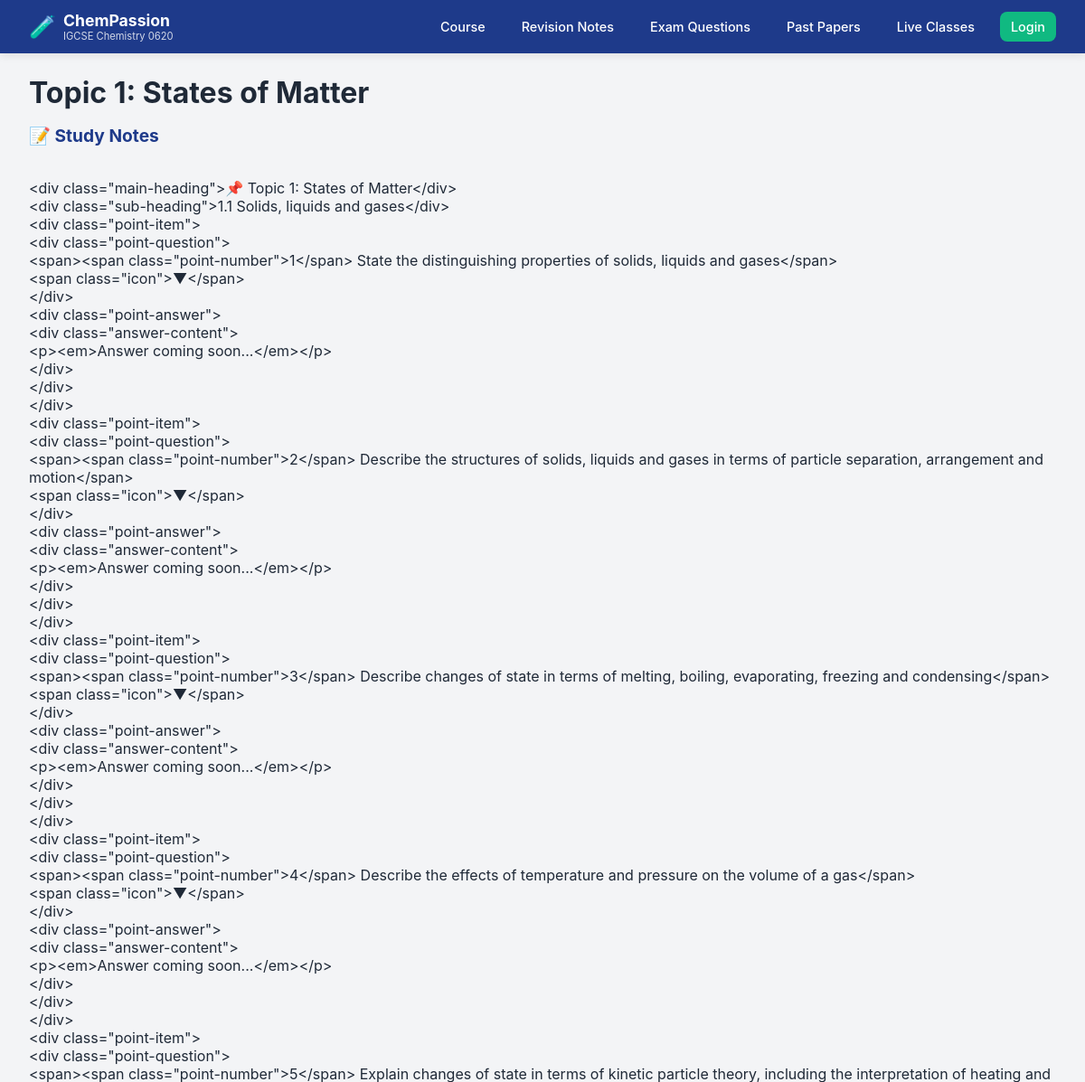
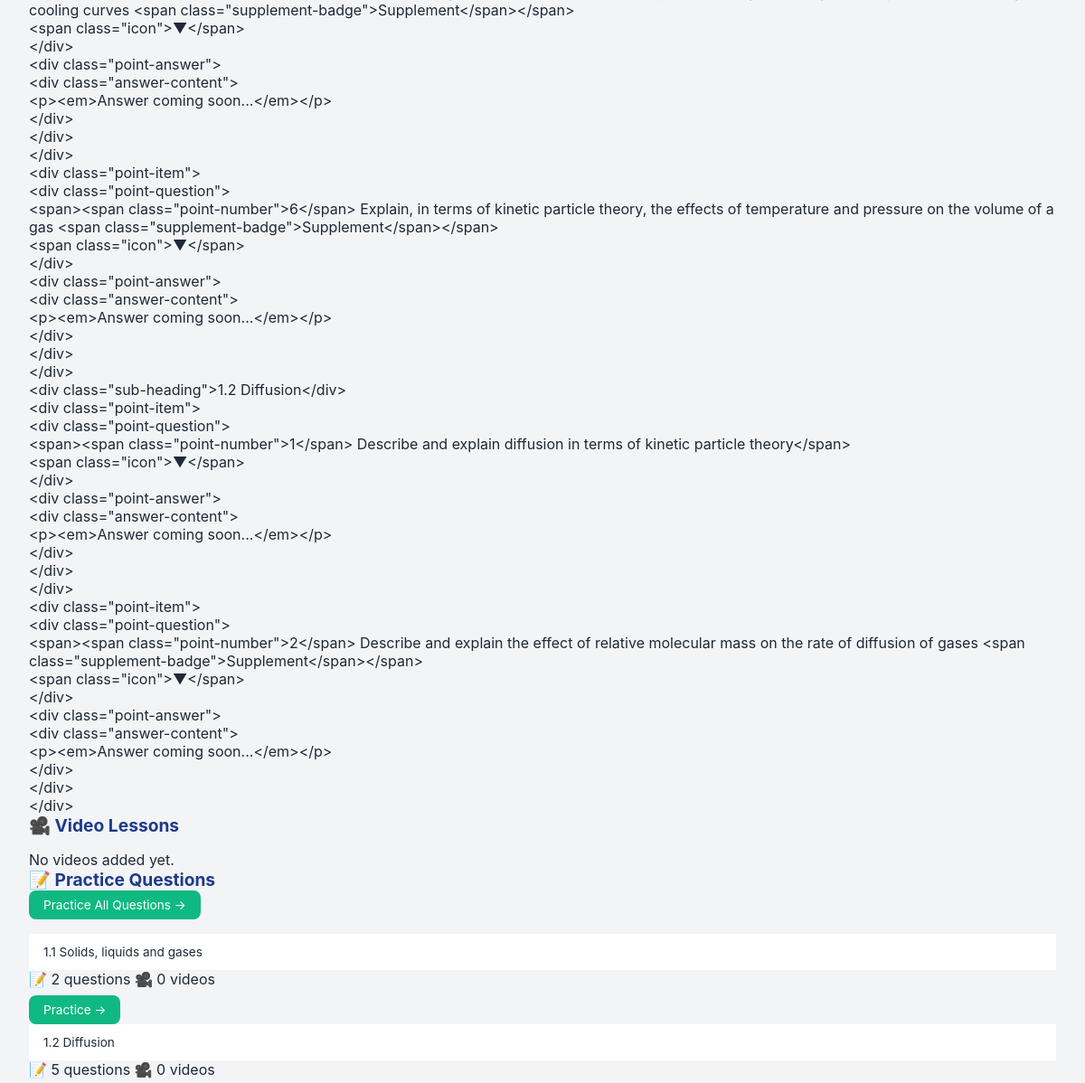
Page /topic/1/ (upper part) on the earlier database version (2 pictures, top to bottom).
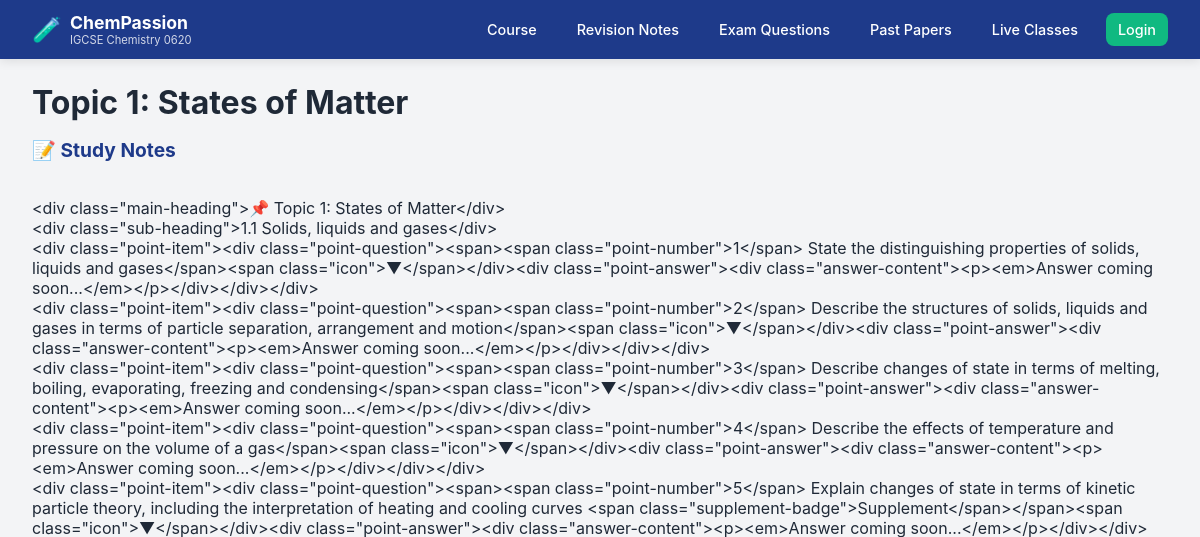
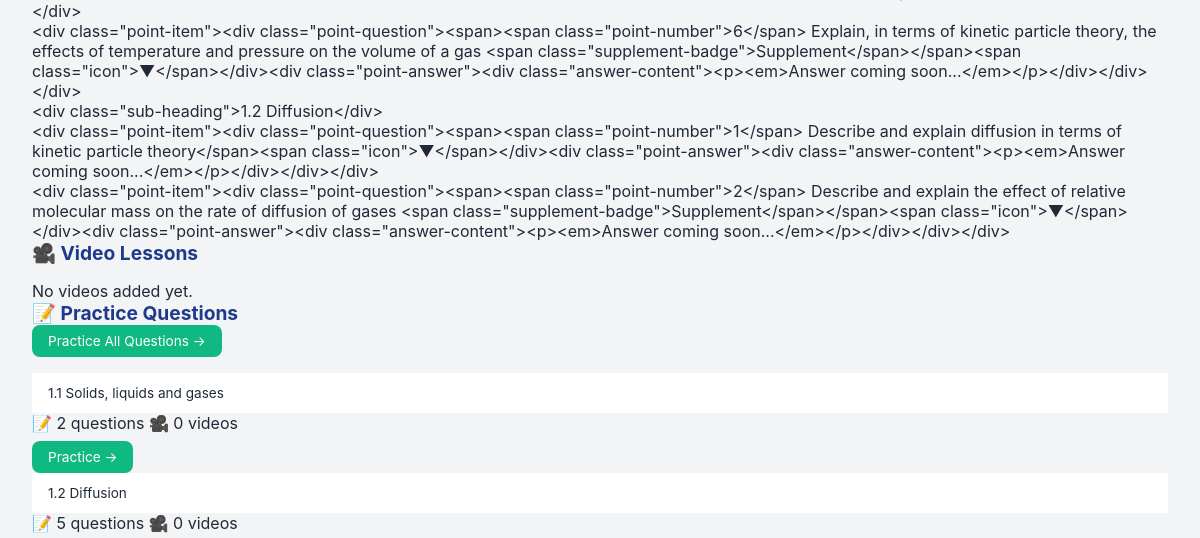
Same page on the later database version (2 pictures, top to bottom).
### pastpapers/models.py (models this page shows, shortened)
class Topic(models.Model):
    code = models.CharField(max_length=10, help_text="e.g., 1.1, 2.3")
    name = models.CharField(max_length=200, help_text="e.g., States of Matter")
    description = models.TextField(blank=True)
    order = models.IntegerField(default=0)
    class Meta:
        ordering = ['order', 'code']

class TopicNote(models.Model):
    topic = models.OneToOneField(Topic, on_delete=models.CASCADE, related_name='notes')
    content = models.TextField(help_text="Write notes in markdown or HTML format")
    pdf_file = models.FileField(upload_to='notes/', blank=True, null=True)
    updated_at = models.DateTimeField(auto_now=True)

class Subtopic(models.Model):
    topic = models.ForeignKey(Topic, on_delete=models.CASCADE, related_name='subtopics')
    name = models.CharField(max_length=200)
    explanation = models.TextField(blank=True)
    video_url = models.URLField(blank=True, null=True, help_text="YouTube video link")
    order = models.IntegerField(default=0)
    class Meta:
        ordering = ['order']

### pastpapers/views.py (the view)
# urls.py: path('topic/<int:topic_id>/', views.topic_detail, name='topic_detail'),
def topic_detail(request, topic_id):
    topic = get_object_or_404(Topic, id=topic_id)
    subtopics = topic.subtopics.all().order_by('order')
    for subtopic in subtopics:
        subtopic.question_count = subtopic.question_set.count()
    context = {
        'topic': topic,
        'subtopics': subtopics,
    }
    return render(request, 'pastpapers/topic_detail.html', context)

### pastpapers/context_processors.py (called while the page is built)
def topics_processor(request):
    try:
        topics = Topic.objects.all().order_by('order')
        for topic in topics:
            topic.question_count = topic.question_set.count()
            topic.subtopic_count = topic.subtopics.count()
        return {'topics': topics}
    except:
        return {'topics': []}

### pastpapers/templates/pastpapers/topic_detail.html (shortened to what this page needs)
{% extends 'pastpapers/base.html' %}
{% block content %}
<div class="section-header">
    <h1>Topic {{ topic.code }}: {{ topic.name }}</h1>
</div>
<div class="section-header">
    <h2>📝 Study Notes</h2>
</div>
<div class="notes-container">
    {% if topic.notes %}
        <div class="notes-content">
            {{ topic.notes.content|linebreaks }}
        </div>
    {% else %}
        <p>Study notes coming soon!</p>
    {% endif %}
</div>
<div class="section-header">
    <h2>🎥 Video Lessons</h2>
</div>
<div class="video-grid">
    {% for video in videos %}
    <div class="video-card">
        <iframe src="https://www.youtube.com/embed/{{ video.youtube_url|slice:'-11:' }}" allowfullscreen></iframe>
        <div class="video-info">
            <div class="video-title">{{ video.title }}</div>
            <div style="font-size: 0.85rem; color: #666;">Duration: {{ video.duration|default:"N/A" }}</div>
        </div>
    </div>
    {% empty %}
    <p>No videos added yet.</p>
    {% endfor %}
</div>
<div class="section-header">
    <h2>📝 Practice Questions</h2>
    <a href="{% url 'topic_practice' topic.id %}" class="btn">Practice All Questions →</a>
</div>
<div class="topic-grid">
    {% for subtopic in subtopics %}
    <div class="topic-card">
        <div class="topic-header">{{ subtopic.name }}</div>
        <div class="topic-content">
            <div class="topic-stats">
                <span>📝 {{ subtopic.question_count }} questions</span>
                <span>🎥 {{ subtopic.videos.count }} videos</span>
            </div>
            <a href="{% url 'subtopic_practice' subtopic.id %}" class="btn" style="margin-top: 0.5rem;">Practice →</a>
        </div>
    </div>
    {% endfor %}
</div>
{% endblock %}

### pastpapers/templates/pastpapers/base.html (shortened to what this page needs)
<!DOCTYPE html>
<html lang="en">
<head>
</head>
<body>
    <header class="header">
        <div class="header-content">
            <div class="logo">
                <div class="logo-icon">🧪</div>
                <div class="logo-text">
                    <h1>ChemPassion</h1>
                    <p>IGCSE Chemistry 0620</p>
                </div>
            </div>
            <nav class="nav">
                <a href="{% url 'home' %}" class="{% if request.path == '/' %}active{% endif %}">Course</a>
                <a href="{% url 'revision_notes' %}">Revision Notes</a>
                <a href="{% url 'exam_questions' %}">Exam Questions</a>
                <a href="{% url 'past_papers' %}">Past Papers</a>
                <a href="{% url 'live_classes' %}">Live Classes</a>
                {% if user.is_authenticated %}
                    <a href="{% url 'dashboard' %}">Dashboard</a>
                    <a href="{% url 'profile' %}">{{ user.username }}</a>
                    <a href="{% url 'logout' %}" class="btn-login">Logout</a>
                {% else %}
                    <a href="{% url 'login' %}" class="btn-login">Login</a>
                {% endif %}
            </nav>
        </div>
    </header>
    <div class="main-layout">
        <main class="content">
            {% block content %}{% endblock %}
        </main>
    </div>
</body>
</html>

### pastpapers/templates/pastpapers/base.html (style rules this page uses)
* { margin: 0; padding: 0; box-sizing: border-box; }
body { font-family: 'Inter', -apple-system, BlinkMacSystemFont, 'Segoe UI', Roboto, sans-serif; background: #F3F4F6; color: #1F2937; }
.header { background: #1E3A8A; color: white; position: sticky; top: 0; z-index: 100; padding: 0.75rem 2rem; box-shadow: 0 2px 10px rgba(0,0,0,0.1); }
.header-content { max-width: 1400px; margin: 0 auto; display: flex; justify-content: space-between; align-items: center; }
.logo { display: flex; align-items: center; gap: 0.5rem; }
.logo-icon { font-size: 1.5rem; }
.logo-text h1 { font-size: 1.1rem; color: white; }
.logo-text p { font-size: 0.7rem; opacity: 0.8; }
.nav { display: flex; gap: 1rem; align-items: center; }
.nav a { text-decoration: none; color: white; font-weight: 500; font-size: 0.9rem; transition: all 0.2s; padding: 0.5rem 0.75rem; border-radius: 8px; }
.btn-login { background: #10B981; color: white !important; padding: 0.4rem 1rem; border-radius: 8px; }
.main-layout { max-width: 1400px; margin: 0 auto; padding: 1.5rem 2rem; display: flex; gap: 2rem; }
.topic-header { padding: 0.75rem 1rem; cursor: pointer; display: flex; align-items: center; gap: 0.5rem; background: white; transition: background 0.2s; font-size: 0.85rem; }
.content { flex: 1; min-width: 0; }
.btn { background: #10B981; color: white; padding: 0.5rem 1rem; border-radius: 8px; text-decoration: none; font-size: 0.85rem; display: inline-block; transition: all 0.2s; border: none; cursor: pointer; }
.section-header { margin-bottom: 1rem; }
.section-header h2 { font-size: 1.2rem; color: #1E3A8A; }

Differences in the rows shown:
changed through a linked row, Topic "States of Matter": notes.content "…liquids and gases</div> <div class=\"point-item\"> <div class=\"point-question\"> <span><span class=\"point-number\">1</span> State the distinguishing properties of solids, liquids and gases</span> <span class=\"icon\">▼</span> </div> <div class=\"point-answer\"> <div class=\"answer-content\"> <p><em>Answer coming soon...</em></p> </div> </div> </div> <div class=\"point-item\"> <div class=\"point-question\"> <span><span class=\"point-number\">2</span> Describe the structures of solids, liquids and gases in terms of particle separation, arrangement and motion</span> <span class=\"icon\">▼</span> </div> <div class=\"point-answer\"> <div class=\"answer-content\"> <p><em>Answer coming soon...</em></p> </div> </div>…" → "…liquids and gases</div> <div class=\"point-item\"><div class=\"point-question\"><span><span class=\"point-number\">1</span> State the distinguishing properties of solids, liquids and gases</span><span class=\"icon\">▼</span></div><div class=\"point-answer\"><div class=\"answer-content\"><p><em>Answer coming soon...</em></p></div></div></div> <div class=\"point-item\"><div class=\"point-question\"><span><span class=\"point-number\">2</span> Describe the structures of solids, liquids and gases in terms of particle separation, arrangement and motion</span><span class=\"icon\">▼</span></div><div class=\"point-answer\"><div class=\"answer-content\"><p><em>Answer coming soon...</em></p></div></div></div> <div…"
